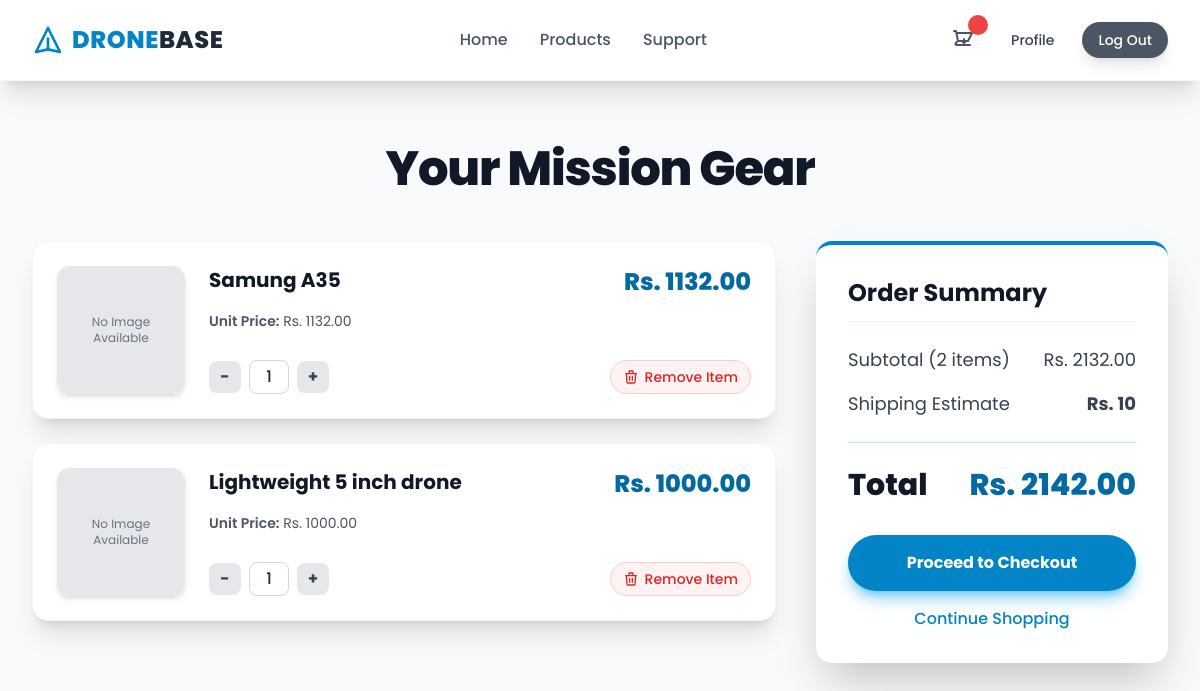
/cart/ (signed in), run on the app's committed database.
### products/models.py (models this page shows, shortened)
class Cart(models.Model):
    product_id = models.ForeignKey(
        Product, on_delete=models.CASCADE, related_name="products"
    )
    user = models.ForeignKey(CustomUser, on_delete=models.CASCADE)
    quantity = models.IntegerField(default=1)
    total = models.FloatField(default=0)
    created_at = models.DateTimeField(auto_now_add=True)
    modified_at = models.DateTimeField(auto_now=True)

class Product(models.Model):
    name = models.CharField(max_length=150)
    description = models.TextField()
    category = models.ForeignKey(ProductCategory, on_delete=models.CASCADE)
    slug = models.SlugField(unique=True)
    price = models.FloatField()
    discount = models.ForeignKey(
        Discount, on_delete=models.CASCADE, null=True, blank=True
    )
    created_at = models.DateTimeField(auto_now_add=True)
    modified_at = models.DateTimeField(auto_now=True)
    quantity = models.IntegerField(default=0)

### products/views.py (the view)
# urls.py: path("cart/", views.cart, name="cart"),
def cart(request):
    if not request.user.is_authenticated:
        return redirect("login")
    total = 0
    cart_items = Cart.objects.filter(user=request.user)
    if not cart_items.exists:
        return render(request, "products/cart.html", {"cart_items": []})
    for item in cart_items:
        item.total = item.quantity * item.product_id.price
        total += item.total
        item.save()
    return render(
        request,
        "products/cart.html",
        {"cart_items": cart_items, "total": total},
    )

### templates/products/cart.html (shortened to what this page needs)
{% extends 'base.html' %}
{% load static %}
{% block content %}
<div class="bg-gray-50 min-h-screen py-16 px-4 sm:px-6 lg:px-8">
  <div class="max-w-7xl mx-auto">
    <h1 class="text-4xl sm:text-5xl font-extrabold text-gray-900 mb-12 text-center tracking-tight">
        Your Mission Gear
    </h1>
    {% if cart_items %}
      <div class="grid grid-cols-1 lg:grid-cols-3 lg:gap-10">
        <div class="lg:col-span-2 space-y-6">
          {% for item in cart_items %}
            <div class="flex flex-col sm:flex-row items-stretch bg-white rounded-2xl shadow-xl p-6 transition-transform duration-300 hover:scale-[1.005] border border-gray-100">
              <div class="w-32 h-32 flex-shrink-0 rounded-xl overflow-hidden shadow-md border border-gray-200 mx-auto sm:mx-0 mb-4 sm:mb-0">
                {% if item.product_id.images.first %}
                  <img src="{{ item.product_id.images.first.image.url }}" alt="{{ item.product_id.name }}" class="w-full h-full object-cover">
                {% else %}
                  <div class="w-full h-full bg-gray-200 flex items-center justify-center text-gray-500 text-xs text-center p-2">No Image Available</div>
                {% endif %}
              </div>
              <div class="ml-0 sm:ml-6 flex-1 flex flex-col justify-between">
                <a href="{% url 'product_detail' item.product_id.id %}">
                  <h2 class="text-xl font-bold text-gray-900 hover:text-sky-600 transition-colors duration-200 line-clamp-2">{{ item.product_id.name }}</h2>
                </a>
                <p class="mt-1 text-sm text-gray-600">
                  <span class="font-semibold">Unit Price:</span> Rs. {{ item.product_id.price|floatformat:2 }}
                </p>
                <div class="mt-4 flex items-center justify-center sm:justify-start space-x-2">
                  <a href="{% url 'update_quantity' item.product_id.id '-' 'cart' %}"
                    class="w-8 h-8 flex items-center justify-center bg-gray-200 text-gray-700 font-bold rounded-lg hover:bg-gray-300 transition duration-200 focus:outline-none focus:ring-2 focus:ring-sky-500">-</a>
                  <span class="px-4 py-1 border border-gray-300 rounded-lg text-gray-800 font-medium min-w-[40px] text-center">
                    {{ item.quantity }}
                  </span>
                  <a href="{% url 'update_quantity' item.product_id.id '+' 'cart' %}"
                    class="w-8 h-8 flex items-center justify-center bg-gray-200 text-gray-700 font-bold rounded-lg hover:bg-gray-300 transition duration-200 focus:outline-none focus:ring-2 focus:ring-sky-500">+</a>
                </div>
              </div>
              <div class="mt-6 sm:mt-0 flex flex-col items-center sm:items-end justify-between ml-0 sm:ml-auto pt-4 sm:pt-0 border-t sm:border-t-0 border-gray-100 w-full sm:w-auto">
                <span class="text-2xl font-extrabold text-sky-700 mb-4 sm:mb-0">Rs. {{ item.total|floatformat:2 }}</span>
                <a href="{% url 'remove_from_cart' item.product_id.id %}" class="mt-2 sm:mt-0">
                    <button class="flex items-center text-sm text-red-600 hover:text-red-800 font-medium transition-colors duration-200 bg-red-50 px-3 py-1.5 rounded-full border border-red-200">
                      Remove Item
                    </button>
                </a>
              </div>
            </div>
          {% endfor %}
        </div>
        <div class="mt-8 lg:mt-0 h-fit sticky top-28 bg-white rounded-2xl shadow-2xl p-8 border-t-4 border-sky-600">
          <h2 class="text-2xl font-bold text-gray-900 mb-6 border-b pb-3 border-sky-100">Order Summary</h2>
          <div class="space-y-4">
            <div class="flex justify-between text-lg text-gray-700">
              <span>Subtotal ({{ cart_items|length }} items)</span>
              <span>Rs. {{ total|floatformat:2 }}</span>
            </div>
            <div class="flex justify-between text-lg text-gray-700">
              <span>Shipping Estimate</span>
              <span class="font-bold">Rs. 10</span>
            </div>
          </div>
          <div class="flex justify-between font-extrabold text-gray-900 text-3xl border-t border-sky-200 pt-6 mt-6">
            <span>Total</span>
            <span class="text-sky-700">Rs. {{ total|add:10|floatformat:2 }}</span>
          </div>
          <a href="{% url 'checkout' %}">
            <button class="w-full mt-8 bg-sky-600 text-white font-bold py-4 rounded-full shadow-lg shadow-sky-500/50 hover:bg-sky-700 transition-colors duration-200 transform hover:scale-[1.01] focus:outline-none focus:ring-4 focus:ring-sky-300">
              Proceed to Checkout
            </button>
          </a>
          <a href="{% url 'products_page' %}" class="block mt-4 text-center text-sky-600 font-medium hover:underline hover:text-sky-700 transition-colors duration-200">
            Continue Shopping
          </a>
        </div>
      </div>
    {% endif %}
  </div>
</div>
{% endblock %}

### templates/base.html (style rules this page uses)
body { font-family: 'Poppins', sans-serif; }

### data on the page
Cart: shows "No Image Available", product_id.name "Samung A35", product_id.price "1132.00", quantity "1", total "1132.00"
Cart: shows "No Image Available", product_id.name "Lightweight 5 inch drone", product_id.price "1000.00", quantity "1", total "1000.00"

### other printed values
{{ cart_items|length }} "2"
{{ total|floatformat:2 }} "2132.00"
{{ total|add:10|floatformat:2 }} "2142.00"
